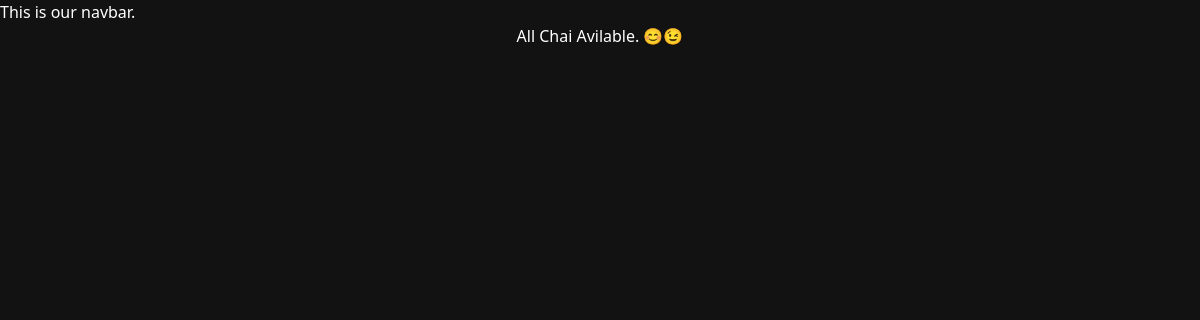
Page /chai/ on the earlier database version.
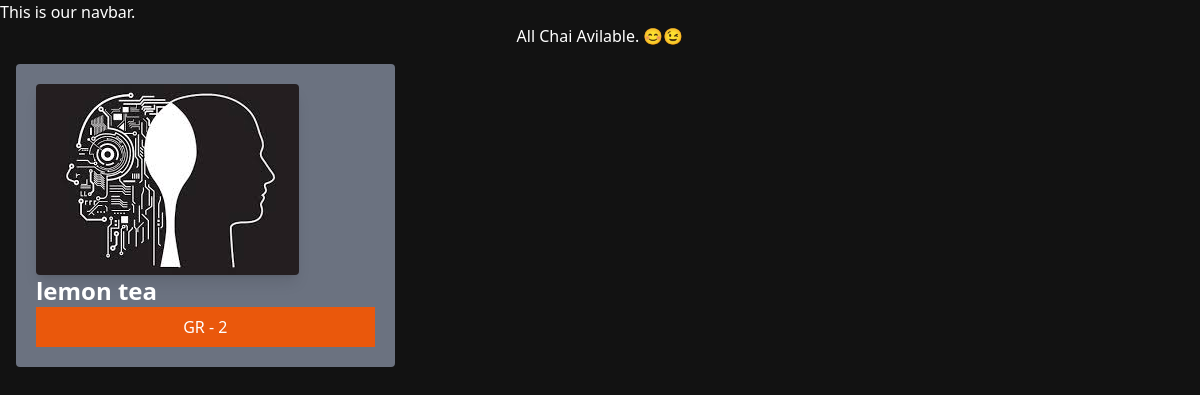
Same page on the later database version.
### chai/models.py (models this page shows, shortened)
class ChaiVariety(models.Model):
    CHAI_TYPE_CHOICE = [
        ('ML', 'MASALA'),
        ('GR', 'GINGER'),
        ('KL', 'KIWI'),
        ('PL', 'PLAIN'),
        ('EL', 'ELACHI'),
    ]
    name = models.CharField(max_length=100)
    image = models.ImageField(upload_to='chais/')
    data_added = models.DateTimeField(default=timezone.now)
    type = models.CharField(max_length=2, choices=CHAI_TYPE_CHOICE)
    description = models.TextField(default="")

### chai/views.py (the view)
# urls.py: path('', views.all_chai, name= 'all_chai'),
def all_chai(request):
    chais = ChaiVariety.objects.all()
    return render(request, 'chai/all_chai.html', {'chais': chais})

### chai/templates/chai/all_chai.html (shortened to what this page needs)
{% extends "layout.html" %}
{% block content %}
<h1>All Chai Avilable. 😊😉</h1>
<div class="grid grid-cols-3 gap-4 m-4">
{% for chai in chais %}
<div class="chai-item bg-gray-500 p-5 rounded">
    <img class="rounded shadow-lg" src={{chai.image.url}} alt="" srcset="">
    <h3 class="text-2xl font-bold">{{chai.name}}</h3>
    <a href="{% url 'chai_detail' chai.id %}" target="_blank" rel="noopener noreferrer">
        <button type="button" class="inline-flex items-center w-[100%] justify-center px-4 py-2 bg-orange-600 text-white">
            {{chai.type}} - {{chai.id}}
        </button>
    </a>
</div>
{% endfor %}
</div>
{% endblock %}

### templates/layout.html (shortened to what this page needs)
 {% load static tailwind_tags %}
 {% load static %}
<!DOCTYPE html>
<html lang="en">
  <head>
    <link rel="stylesheet" href="{% static 'style.css' %}" />
    {% tailwind_css %}
  </head>
  <body>
    <nav>This is our navbar.</nav>
    {% block content %} {% endblock %}
  </body>
</html>

### static/style.css (style rules this page uses)
body { background-color: #121212; color: white; }
h1 { text-align: center; font-size: 2em; }

Differences in the rows shown:
added ChaiVariety: image (picture), name "lemon tea", type "GR", id "2"
